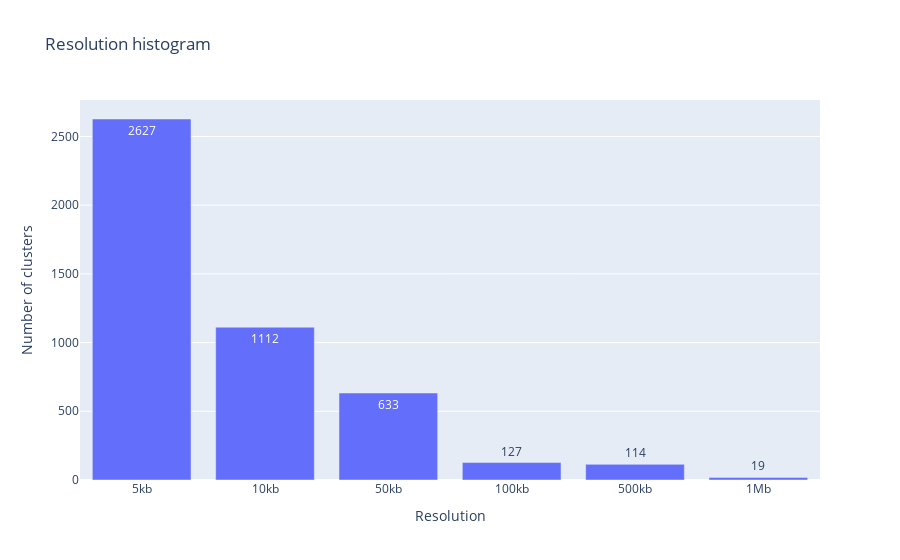

Source (notebook cell):
### Code cell
### Plot the resolution histogram.
import plotly.graph_objects as go

fig = go.Figure()
fig.add_trace(go.Bar(x=list(resolutions_dict.keys()), y=list(resolutions_dict.values()), text=list(resolutions_dict.values())))
fig.update_layout(title_text="Resolution histogram", xaxis_title="Resolution", yaxis_title="Number of clusters")
fig.show()

### Figure 1 — Plotly figure (JSON) as saved in the notebook; plotly's stock layout.template omitted (floating-point values rounded to 4 significant figures)
{"data": [{"text": ["2627", "1112", "633", "127", "114", "19"], "type": "bar", "x": ["5kb", "10kb", "50kb", "100kb", "500kb", "1Mb"], "y": [2627, 1112, 633, 127, 114, 19]}], "layout": {"title": {"text": "Resolution histogram"}, "xaxis": {"title": {"text": "Resolution"}}, "yaxis": {"title": {"text": "Number of clusters"}}}}
